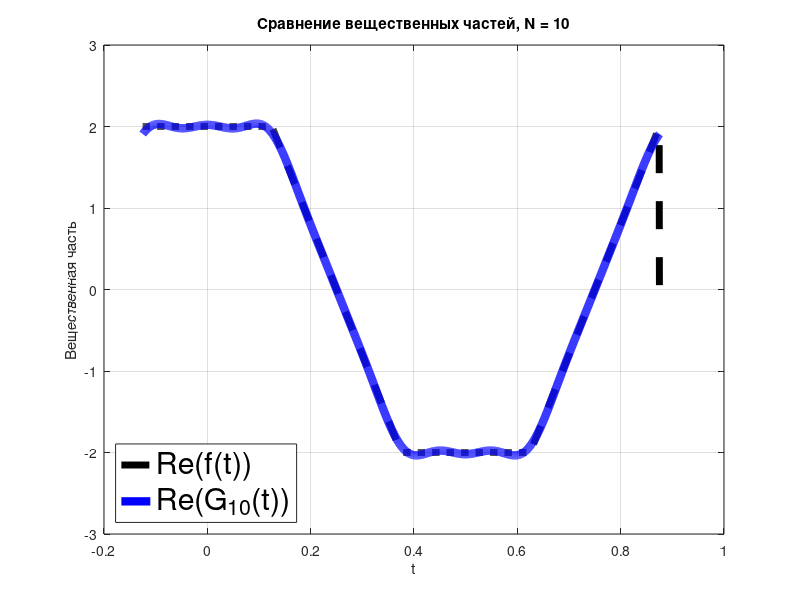
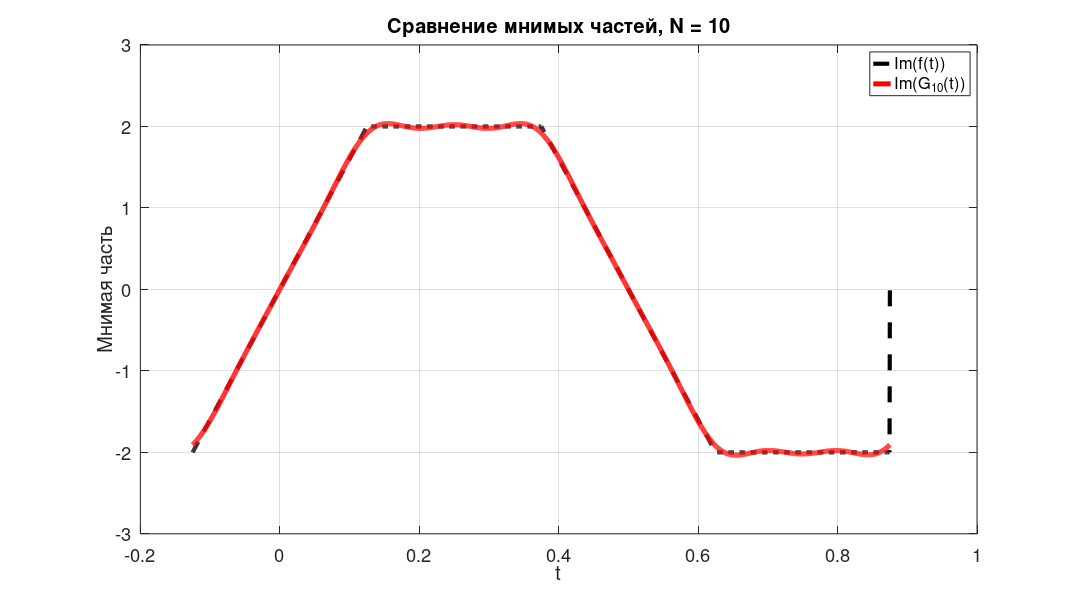

Write the MATLAB code that produced these figures, in order. (Note: this script raises an error after producing the figures.)
% --- Настройки ---
clear; clc;

R = 2;
T = 1;
omega = @(n) 2*pi*n;

% Уровень аппроксимации
N = 10;
n_vals = -N:N;

% Сетка по времени
t = linspace(-1/8, 7/8, 2000);

% Определение f(t)
f = @(t) ...
    ((t >= -1/8 & t < 1/8) .* (2 + 16i * t) + ...
     (t >= 1/8  & t < 3/8) .* (4 - 16*t + 2i) + ...
     (t >= 3/8  & t < 5/8) .* (-2 + 1i*(8 - 16*t)) + ...
     (t >= 5/8  & t < 7/8) .* (-12 + 16*t - 2i)) ...
    .* (t >= -1/8 & t <= 7/8);

% Значения f(t) на сетке
ft = f(t);

% Для trapz-интегрирования
t_int = linspace(-1/8, 7/8, 2000);
ft_int = f(t_int);

% Вычисляем коэффициенты c_n с помощью trapz
c = zeros(size(n_vals));
for k = 1:length(n_vals)
    n = n_vals(k);
    integrand = ft_int .* exp(-1i * omega(n) * t_int);
    c(k) = trapz(t_int, integrand);
end

% Частичная сумма G_N(t)
GN = zeros(size(t));
for k = 1:length(n_vals)
    GN = GN + c(k) * exp(1i * omega(n_vals(k)) * t);
end

%% --- График Re(GN(t)) и Re(f(t)) ---
fi = figure();
plot(t, real(ft), 'k--', 'LineWidth', 5); hold on;
plot(t, real(GN), 'b', 'LineWidth', 6);
xlabel('t'); ylabel('Вещественная часть');
title(['Сравнение вещественных частей, N = ', num2str(N)]);
legend('Re(f(t))', ['Re(G_{', num2str(N), '}(t))'], "FontSize", 22, "Location", 'southwest');
grid on;

%% --- График Im(GN(t)) и Im(f(t)) ---
fi = figure();
plot(t, imag(ft), 'k--', 'LineWidth', 5); hold on;
plot(t, imag(GN), 'r', 'LineWidth', 6);
xlabel('t'); ylabel('Мнимая часть');
title(['Сравнение мнимых частей, N = ', num2str(N)]);
legend('Im(f(t))', ['Im(G_{', num2str(N), '}(t))'], "FontSize", 22);
grid on;
%%
set(gcf, 'PaperPositionMode', 'auto');
set(gcf, 'Position', [100, 100, 1800, 1000]);
set(gca, 'FontSize', 22, 'GridLineWidth', 3, 'LineWidth', 2);
exportgraphics(fi, "images\37.jpg")
%%
% --- Проверка равенства Парсеваля для N = 10 ---
N = 10;
n_vals = -N:N;

% Сетка и значения f(t)
t_int = linspace(-1/8, 7/8, 2000);
ft_int = f(t_int);

% Левая часть: интеграл |f(t)|^2
LHS = trapz(t_int, abs(ft_int).^2);  % численная энергия

% Вычисление коэффициентов c_n
c = zeros(size(n_vals));
for k = 1:length(n_vals)
    n = n_vals(k);
    integrand = ft_int .* exp(-1i * omega(n) * t_int);
    c(k) = trapz(t_int, integrand);
end

% Правая часть: сумма квадратов модулей коэффициентов
RHS = sum(abs(c).^2);

% Вывод
fprintf('\n=== Проверка равенства Парсеваля при N = %d ===\n', N);
fprintf('Интеграл |f(t)|^2 (LHS)     = %.10f\n', LHS);
fprintf('Сумма |c_n|^2 (RHS, N=%d)   = %.10f\n', N, RHS);
fprintf('Абсолютная погрешность      = %.2e\n', abs(LHS - RHS));
